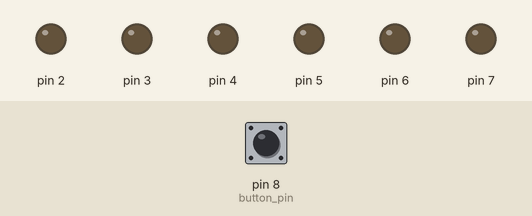
The sketch below on a simulated Arduino Uno, built with avr-gcc and run on an emulated ATmega328P. Shown: output pins drawn as LEDs (lit = HIGH). Dashed ring = blinking. The inputs (shaded band) are chosen by the test bench; at power-on: pin 8 (button_pin) HIGH.

Above: at 1.2 s.
1.3 s: pin 8 (button_pin) pulled LOW for 0.15 s
At 1.45 s:
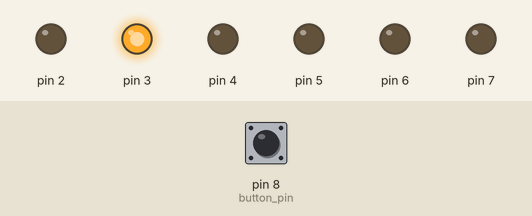
3.1 s: pin 8 (button_pin) pulled LOW for 1 s
At 3.35 s:
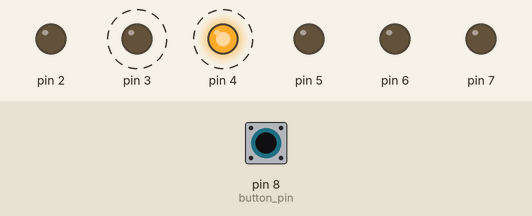
6.1 s: pin 8 (button_pin) pulled LOW for 3.2 s
At 6.65 s:
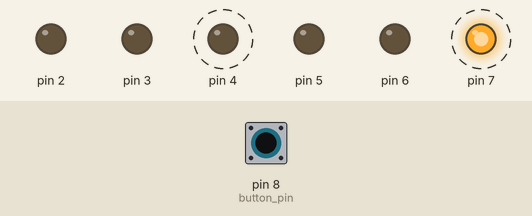
Timing chart, 0 to 10.8 s (numbered marks = the images above; inputs shaded):
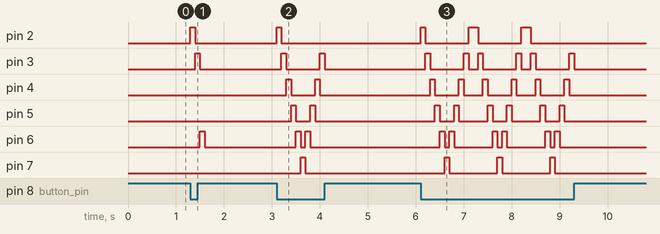

Measured:
- after the input at 1.3 s, pin 2: LOW → HIGH at once, → LOW 0.10 s later; pin 3: LOW → HIGH after 0.10 s, → LOW 0.10 s later; pin 6: LOW → HIGH after 0.20 s, → LOW 0.10 s later
- after the input at 3.1 s, pin 2: LOW → HIGH at once, → LOW 0.10 s later; pin 3: alternates HIGH for 0.10 s and LOW for 0.70 s, 4 changes in all, then stays LOW, starting after 0.10 s
- after the input at 6.1 s, pin 2: LOW → HIGH at once, then repeats every 1.1 s: LOW 0.90 s, HIGH 0.20 s, until it stays LOW from 8.4 s; pin 3: LOW → HIGH after 0.10 s, then repeats every 1.1 s: LOW 0.70 s, HIGH 0.10 s, LOW 0.20 s, HIGH 0.10 s, until it stays LOW from 9.3 s

The sketch:

LEDs_with_pulldown_equivalent_button.ino
```cpp
/* This script uses the pulldown equivalent button to control 6 LEDs.
The LEDs are arranged in a line, and the script oscillates through the LEDs to create a flickering effect.
The button state is read multiple times to shut the LEDs off immediately as soon as the button is released.
Pullup --> Default State: HIGH (VCC)
Pulldown --> Default State: LOW (Ground)
digitalRead --> pullup
!digitalRead --> pullup but pulldown equivalent */


int button_pin = 8;
bool button_state;
int LEDpins;


void setup() {
  pinMode(button_pin, INPUT_PULLUP);  // pullup button
  for (LEDpins = 2; LEDpins <= 7; LEDpins++) {
    pinMode(LEDpins, OUTPUT);
  }
}


void loop() {
  button_state = !digitalRead(button_pin);  // pullup button is transformed into pulldown equivalent with '!'

  while (button_state == 1) {
    for (int i = 2; i <= 7; i++) {
      digitalWrite(i, HIGH);
      delay(100);
      digitalWrite(i, LOW);
      button_state = !digitalRead(button_pin);  // pullup button is transformed into pulldown equivalent with '!'
      if (button_state == 0) break;
    }
    for (int i = 6; i >= 2; i--) {
      digitalWrite(i, HIGH);
      delay(100);
      digitalWrite(i, LOW);
      button_state = !digitalRead(button_pin);  // pullup button is transformed into pulldown equivalent with '!'
      if (button_state == 0) break;
    }
    break;
  }
}
```
